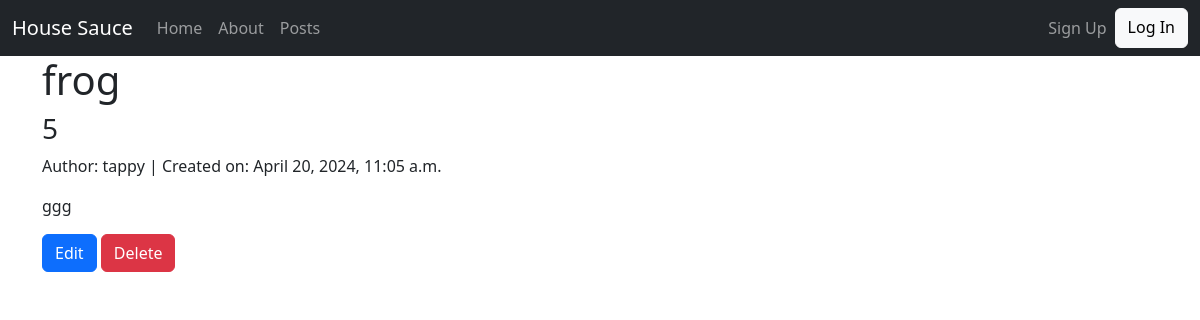
/posts/3/, run on the app's committed database.
### posts/models.py (models this page shows, shortened)
class Post(models.Model):
    title = models.CharField(max_length=128)
    subtitle = models.CharField(max_length=256)
    author = models.ForeignKey(
        get_user_model(),
        on_delete=models.CASCADE
    )
    body = models.TextField()
    created_on = models.DateTimeField(auto_now_add=True)

### posts/views.py (the view)
# urls.py: path("<int:pk>/", views.PostDetailView.as_view(), name="detail"),
class PostDetailView(DetailView):
    template_name = "posts/detail.html"
    model = Post

### templates/posts/detail.html (shortened to what this page needs)
{% extends 'base.html' %}
{% block content %}
<h1>{{ post.title }}</h1>
<h3>{{ post.subtitle }}</h3>
<p>Author: {{ post.author }} | Created on: {{ post.created_on }}</p>
<p>{{ post.body }}</p>
<a href="{% url 'edit' post.id %}" class="btn btn-primary">Edit</a>
<a href="{% url 'delete' post.id %}" class="btn btn-danger">Delete</a>
{% endblock %}

### data on the page
Post: title "frog", subtitle "5", author "tappy", created_on "April 20, 2024, 11:05 a.m.", body "ggg"
